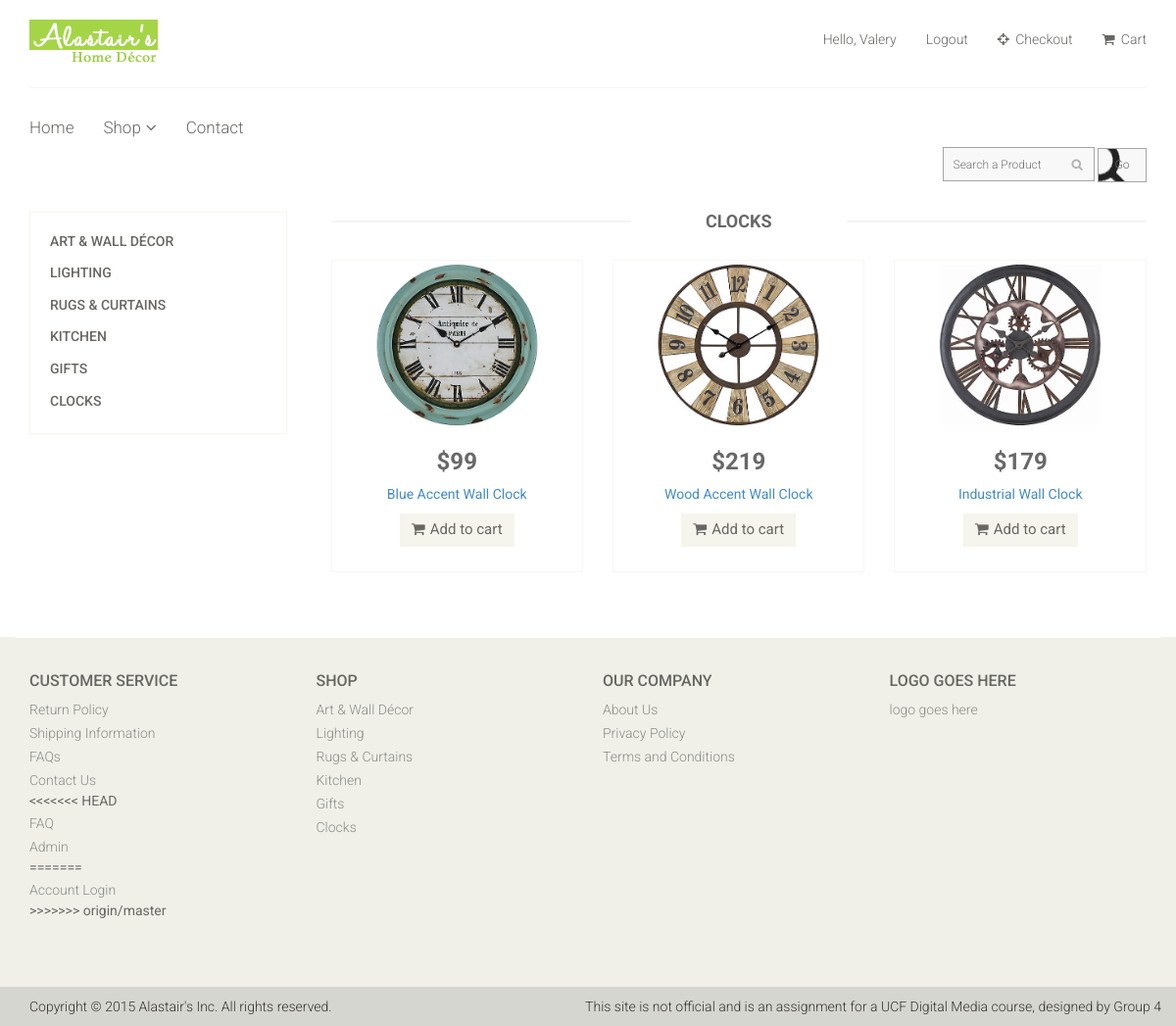
Page /clocks.php (signed in) on the committed database.
### tables this page shows
CREATE TABLE IF NOT EXISTS `member` (
  `id` int(6) unsigned NOT NULL,
  `username` varchar(255) NOT NULL,
  `email` varchar(255) NOT NULL,
  `password` varchar(255) NOT NULL
);

CREATE TABLE IF NOT EXISTS `alastairsgroup_account` (
  `productID` int(10) NOT NULL,
  `productName` varchar(255) NOT NULL,
  `description` text NOT NULL,
  `category` text NOT NULL,
  `sku` int(16) NOT NULL,
  `stock` int(6) NOT NULL,
  `cost` decimal(10,0) NOT NULL,
  `price` decimal(10,0) NOT NULL,
  `image` varchar(255) NOT NULL,
  `productKeywords` text NOT NULL,
  `weight` decimal(5,0) NOT NULL,
  `measurements` varchar(75) NOT NULL
);

### clocks.php (the view)
<?php include ("includes/header.php"); ?>
	<section>
		<div class="container">
			<div class="row">
				<div class="col-sm-3">
					<div class="left-sidebar">
						<div class="panel-group category-products" id="accordian">
							<div class="panel panel-default">
								<div class="panel-heading">
									<h4 class="panel-title"><a href="art-wall-decor.php">Art & Wall Décor</a></h4>
								</div>
							</div>
							<div class="panel panel-default">
								<div class="panel-heading">
									<h4 class="panel-title"><a href="lighting.php">Lighting</a>
									</h4>
								</div>
							</div>
							<div class="panel panel-default">
								<div class="panel-heading">
									<h4 class="panel-title"><a href="rugs-curtains.php">Rugs & Curtains</a></h4>
								</div>
							</div>
							<div class="panel panel-default">
								<div class="panel-heading">
									<h4 class="panel-title"><a href="kitchen.php">Kitchen</a></h4>
								</div>
							</div>
							<div class="panel panel-default">
								<div class="panel-heading">
									<h4 class="panel-title"><a href="gifts.php">Gifts</a></h4>
								</div>
							</div>
							<div class="panel panel-default">
								<div class="panel-heading">
									<h4 class="panel-title"><a href="clocks.php">Clocks</a></h4>
								</div>
							</div>
						</div>
					</div>
				</div>
				<div class="col-sm-9 padding-right">
					<div class="features_items">
						<h2 class="title text-center">Clocks</h2>
						<?php
						$query=mysql_query("select * from alastairsgroup_account where category='clocks'");
                        while($results=mysql_fetch_array($query))
						{
						?>
						<div class="col-sm-4">
							<div class="product-image-wrapper">
								<div class="single-products">
									<div class="productinfo text-center">
                                    	<a href="product-details.php?view=<?php echo $results['productID']; ?>"><img src="<?php echo $results['image'];?>" alt="Product" /></a>
                                    	<h2>$<?php echo $results['price'];?></h2>
										<p><a href="product-details.php?view=<?php echo $results['productID']; ?>"><?php echo $results['productName'];?></a></p>
                                        <a href="cart.php?prod=<?php echo $results['productID']; ?>" class="btn btn-default add-to-cart"><i class="fa fa-shopping-cart"></i>Add to cart</a>
									</div>
								</div>
							</div>
						</div>
						<?php } ?>
					</div>
				</div>
			</div>
	</section>
<?php include ('includes/footer.php'); ?>

### includes/header.php (shortened to what this page needs)
<!DOCTYPE html>
<html lang="en">
<head>
    <link href="css/bootstrap.min.css" rel="stylesheet">
    <link href="css/font-awesome.min.css" rel="stylesheet">
    <link href="css/prettyPhoto.css" rel="stylesheet">
    <link href="css/price-range.css" rel="stylesheet">
    <link href="css/animate.css" rel="stylesheet">
	<link href="css/styles.css" rel="stylesheet">
	<link href="css/responsive.css" rel="stylesheet">
</head>
<body>
	<header id="header">
		<div class="header-middle">
			<div class="container">
				<div class="row">
					<div class="col-sm-4">
						<div class="logo pull-left">
							<a href="home.php"><img src="img/home/logo.png" alt="Alastair's" /></a>
						</div>
					</div>
					<div class="col-sm-8">
						<div class="shop-menu pull-right">
							<ul class="nav navbar-nav">
                                <?php
                                    if(!empty($_SESSION['email'])){
                                        $uemail = $_SESSION['email'];
                                        $query=mysql_query("select * from member where email='$uemail'");
                                        while($results=mysql_fetch_array($query))
                    					{
                    					   $uname = $results['username'];
                    					}
                                        echo "<li><a>Hello, ".$uname." </a></li>";
                                        echo "<li><a href='logout.php'>Logout</a></li>";
                                    }else{
                                        echo '<li><a href="login.php"><i class="fa fa-lock"></i> Login</a></li>';
                                    }
                                ?>
								<li><a href="checkout.php"><i class="fa fa-crosshairs"></i> Checkout</a></li>
								<li><a href="cart.php"><i class="fa fa-shopping-cart"></i> Cart</a></li>
							</ul>
						</div>
					</div>
				</div>
			</div>
		</div>
		<div class="header-bottom">
			<div class="container">
				<div class="row">
					<div class="col-sm-9">
						<div class="mainmenu pull-left">
							<ul class="nav navbar-nav collapse navbar-collapse">
								<li><a href="home.php">Home</a></li>
								<li class="dropdown"><a href="#">Shop<i class="fa fa-angle-down"></i></a>
                                </li>
								<li><a href="contact-us.php">Contact</a></li>
							</ul>
						</div>
					</div>
					<div class="col-sm-12">
						<div class="search_box pull-right">
							<form method="get" action="search.php" enctype="multipart/form-data">
								<input type="text" name="user_query" placeholder="Search a Product" class="search-input"/ >
								<input type="submit" name="search" ID="search-icon" value="Go" class="search-button"/>
							</form>
						</div>
					</div>
				</div>
			</div>
		</div>
	</header>

### css/styles.css (style rules this page uses)
body { font-family: 'Roboto', sans-serif; position: relative; font-weight:400px; color: #696763; }
ul li { list-style: none; }
a { -webkit-transition: 300ms; -moz-transition: 300ms; -o-transition: 300ms; transition: 300ms; }
h1, h2, h3, h4, h5, h6,p { font-family: 'Roboto', sans-serif; }
.header-middle .container .row { border-bottom: 1px solid #f5f5f5; margin-left: 0; margin-right: 0; padding-bottom: 20px; padding-top: 20px; }
.header-middle .container .row .col-sm-4 { padding-left: 0; }
.header-middle .container .row .col-sm-8 { padding-right:0; }
.shop-menu ul li { display:inline-block; padding-left: 15px; padding-right: 15px; }
.shop-menu ul li:last-child { padding-right: 0; }
.shop-menu ul li a { background: #FFFFFF; color: #696763; font-family: 'Roboto', sans-serif; font-size: 14px; font-weight: 300; padding:0; padding-right: 0; margin-top: 10px; }
.shop-menu ul li a i { margin-right:3px; }
.header-bottom { padding-bottom: 30px; padding-top: 30px; }
.navbar-collapse.collapse { padding-left: 0; }
.mainmenu ul li { padding-right: 15px; padding-left: 15px; }
.mainmenu ul li:first-child { padding-left: 0px; }
.mainmenu ul li a { color: #696763; font-family: 'Roboto', sans-serif; font-size: 17px; font-weight: 300; padding: 0; padding-bottom: 10px; }
.search_box input { background: #F8F8F8; border: solid thin #A5A5A5 !important; color: #686868; font-family: 'roboto'; font-size: 12px; font-weight: 300; height: 35px; padding-left: 10px; width: 155px; background-image: url(../img/home/searchicon.png); background-repeat: no-repeat; background-position: 130px; }
#search-icon { background: white url(../img/search-icon.png) right no-repeat; }
.search-button { width: 50px !important; background-color: #F8F8F8 !important; border: solid thin #A5A5A5 !important; padding: 0 !important; }
.fa-angle-down { padding-left: 5px; }
.category-products { border: 1px solid #F7F7F0; margin-bottom: 35px; padding-bottom: 20px; padding-top: 15px; }
.left-sidebar h2:after, h2.title:after { content: " "; position: absolute; border: 1px solid #f5f5f5; bottom:8px; left: 0; width: 100%; height: 0; z-index: -2; }
h2.title:before { content: " "; position: absolute; background: #fff; bottom: -6px; width: 220px; height: 30px; z-index: -1; left: 50%; margin-left: -110px; }
.category-products .panel { background-color: #FFFFFF; border: 0px; border-radius: 0px; box-shadow:none; margin-bottom: 0px; }
.category-products .panel-default .panel-heading { background-color: #FFFFFF; border: 0 none; color: #FFFFFF; padding: 5px 20px; }
.category-products .panel-default .panel-heading .panel-title a { color: #696763; font-family: 'Roboto', sans-serif; font-size: 14px; text-decoration: none; text-transform: uppercase; }
.padding-right { padding-right: 0; }
.features_items { overflow:hidden; }
h2.title { color: #686868; font-family: 'Roboto', sans-serif; font-size: 18px; font-weight: 700; margin: 0 15px; text-transform: uppercase; margin-bottom: 30px; position: relative; }
.product-image-wrapper { border:1px solid #F7F7F5; overflow: hidden; margin-bottom:30px; }
.single-products { position: relative; }
.productinfo h2 { color: #686868; font-family: 'Roboto', sans-serif; font-size: 24px; font-weight: 700; }
.productinfo p { font-family: 'Roboto', sans-serif; font-size: 14px; font-weight: 400; color: #696763; }
.productinfo img { width: 100%; }
.productinfo { position:relative; }
.add-to-cart { background:#F5F5ED; border: 0 none; border-radius: 0; color: #696763; font-family: 'Roboto', sans-serif; font-size: 15px; margin-bottom: 25px; }
.add-to-cart i { margin-right:5px; }

### rows in the picture
member: username "Valery"
alastairsgroup_account: image (picture), price "99", productName "Blue Accent Wall Clock"
alastairsgroup_account: image (picture), price "219", productName "Wood Accent Wall Clock"
alastairsgroup_account: image (picture), price "179", productName "Industrial Wall Clock"
